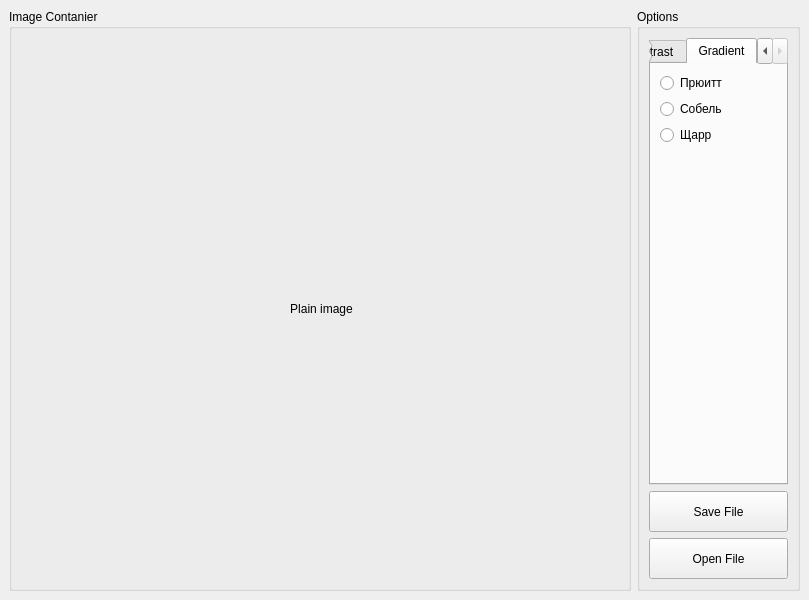
<?xml version="1.0" encoding="UTF-8"?>
<ui version="4.0">
 <class>MainWindow</class>
 <widget class="QMainWindow" name="MainWindow">
  <property name="geometry">
   <rect>
    <x>0</x>
    <y>0</y>
    <width>809</width>
    <height>600</height>
   </rect>
  </property>
  <property name="windowTitle">
   <string>MainWindow</string>
  </property>
  <widget class="QWidget" name="centralwidget">
   <layout class="QGridLayout" name="gridLayout">
    <item row="0" column="0">
     <widget class="QGroupBox" name="groupBox">
      <property name="minimumSize">
       <size>
        <width>621</width>
        <height>581</height>
       </size>
      </property>
      <property name="title">
       <string>Image Contanier</string>
      </property>
      <layout class="QHBoxLayout" name="horizontalLayout">
       <item>
        <widget class="QLabel" name="labelImageContainer">
         <property name="minimumSize">
          <size>
           <width>601</width>
           <height>541</height>
          </size>
         </property>
         <property name="text">
          <string>Plain image</string>
         </property>
         <property name="alignment">
          <set>Qt::AlignCenter</set>
         </property>
        </widget>
       </item>
      </layout>
     </widget>
    </item>
    <item row="0" column="1">
     <widget class="QGroupBox" name="groupBox_2">
      <property name="maximumSize">
       <size>
        <width>163</width>
        <height>16777215</height>
       </size>
      </property>
      <property name="title">
       <string>Options</string>
      </property>
      <layout class="QVBoxLayout" name="verticalLayout">
       <item>
        <widget class="QTabWidget" name="tabWidget">
         <property name="minimumSize">
          <size>
           <width>139</width>
           <height>445</height>
          </size>
         </property>
         <property name="maximumSize">
          <size>
           <width>139</width>
           <height>16777215</height>
          </size>
         </property>
         <property name="currentIndex">
          <number>1</number>
         </property>
         <widget class="QWidget" name="tab_1">
          <property name="minimumSize">
           <size>
            <width>135</width>
            <height>415</height>
           </size>
          </property>
          <attribute name="title">
           <string>Contrast</string>
          </attribute>
          <layout class="QVBoxLayout" name="verticalLayout_2">
           <item>
            <widget class="QRadioButton" name="radioButton">
             <property name="text">
              <string>Colored</string>
             </property>
             <property name="checked">
              <bool>true</bool>
             </property>
            </widget>
           </item>
           <item>
            <widget class="QRadioButton" name="radioButton_2">
             <property name="text">
              <string>Grayscale</string>
             </property>
            </widget>
           </item>
           <item>
            <widget class="QSlider" name="contrastSlider">
             <property name="minimum">
              <number>0</number>
             </property>
             <property name="maximum">
              <number>10</number>
             </property>
             <property name="singleStep">
              <number>1</number>
             </property>
             <property name="value">
              <number>1</number>
             </property>
             <property name="orientation">
              <enum>Qt::Horizontal</enum>
             </property>
             <property name="invertedAppearance">
              <bool>false</bool>
             </property>
            </widget>
           </item>
           <item>
            <spacer name="verticalSpacer">
             <property name="orientation">
              <enum>Qt::Vertical</enum>
             </property>
             <property name="sizeHint" stdset="0">
              <size>
               <width>20</width>
               <height>317</height>
              </size>
             </property>
            </spacer>
           </item>
          </layout>
         </widget>
         <widget class="QWidget" name="tab_2">
          <attribute name="title">
           <string>Gradient</string>
          </attribute>
          <layout class="QVBoxLayout" name="verticalLayout_3">
           <item>
            <widget class="QRadioButton" name="radioButton_3">
             <property name="text">
              <string>Прюитт</string>
             </property>
            </widget>
           </item>
           <item>
            <widget class="QRadioButton" name="radioButton_4">
             <property name="text">
              <string>Собель</string>
             </property>
            </widget>
           </item>
           <item>
            <widget class="QRadioButton" name="radioButton_5">
             <property name="text">
              <string>Щарр</string>
             </property>
            </widget>
           </item>
           <item>
            <spacer name="verticalSpacer_2">
             <property name="orientation">
              <enum>Qt::Vertical</enum>
             </property>
             <property name="sizeHint" stdset="0">
              <size>
               <width>20</width>
               <height>339</height>
              </size>
             </property>
            </spacer>
           </item>
          </layout>
         </widget>
        </widget>
       </item>
       <item>
        <widget class="QPushButton" name="saveFileButton">
         <property name="minimumSize">
          <size>
           <width>131</width>
           <height>41</height>
          </size>
         </property>
         <property name="text">
          <string>Save File</string>
         </property>
        </widget>
       </item>
       <item>
        <widget class="QPushButton" name="openFileButton">
         <property name="minimumSize">
          <size>
           <width>131</width>
           <height>41</height>
          </size>
         </property>
         <property name="text">
          <string>Open File</string>
         </property>
        </widget>
       </item>
      </layout>
     </widget>
    </item>
   </layout>
  </widget>
 </widget>
 <resources/>
 <connections/>
</ui>
